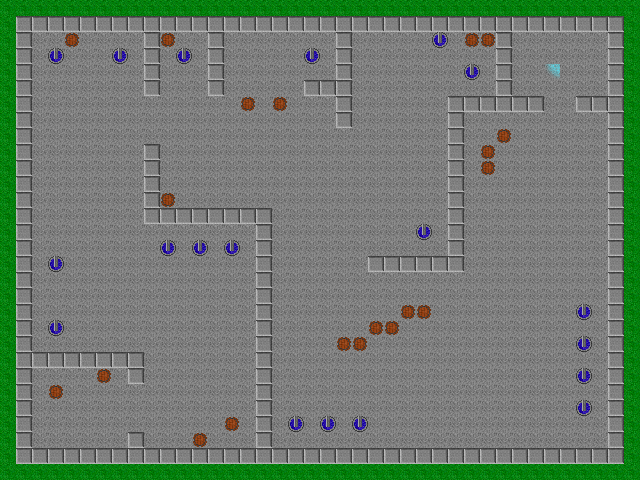

This game map was drawn from its Tiled (.tmx) file and the tilesets committed beside it. A one-line description and the trimmed map source follow:
An orthogonal 40x30 tile map with 16x16 px tiles, 5 tile layers (Background, Obsticles, Enemies, PhysicsObjects, ...).

<map height="30" orientation="orthogonal" tileheight="16" tilewidth="16" version="1.0" width="40"><properties><property name="blended tiles" value="5,11,12,13,14,15,16,17,18,19,20,21,22,23,24,25" /></properties>
 <tileset firstgid="1" name="tileset" spacing="1" tileheight="16" tilewidth="16">
  <image height="85" source="tileset.png" width="85" />
  <tile id="10">
   <properties>
    <property name="barricadeType" value="0" />
   </properties>
  </tile>
 </tileset>
 <layer height="30" name="Background" width="40">
  <data>[1200 cells, 1200 non-empty, 2 distinct tile ids]</data>
 </layer>
 <layer height="30" name="Obsticles" width="40">
  <data>[1200 cells, 206 non-empty, 1 distinct tile ids]</data>
 </layer>
 <layer height="30" name="Enemies" width="40">
  <data>[1200 cells, 19 non-empty, 1 distinct tile ids]</data>
 </layer>
 <layer height="30" name="PhysicsObjects" width="40">
  <data>[1200 cells, 20 non-empty, 1 distinct tile ids]</data>
 </layer>
 <layer height="30" name="Destination" width="40">
  <data>[1200 cells, 1 non-empty, 1 distinct tile ids]</data>
 </layer>
</map>
